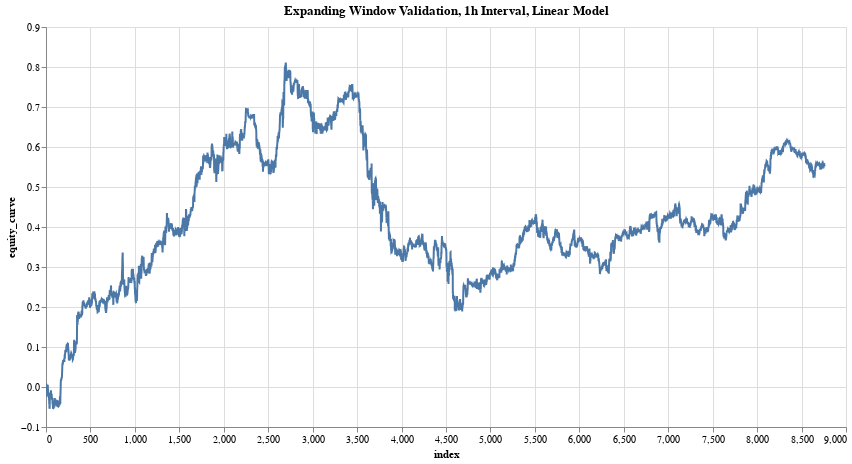

This figure's notebook cell:
### Code cell
research.plot_column(validation_results, 'equity_curve', title='Expanding Window Validation, 1h Interval, Linear Model')

### Figure 1 — Vega specification as saved in the notebook (floating-point values rounded to 4 significant figures; data arrays with more than 128 entries replaced by an {"elided": "..."} marker saying what was removed)
{"$schema": "https://vega.github.io/schema/vega/v5.json", "data": [{"name": "param_2_store"}, {"name": "source_0", "values": {"elided": "8760 records"}}, {"name": "source_0_x_domain_index", "values": [{"min": 0, "max": 8759}]}, {"name": "source_0_y_domain_equity_curve", "values": [{"min": -0.0548, "max": 0.8113}]}], "signals": [{"name": "unit", "value": {}, "on": [{"events": "pointermove", "update": "isTuple(group()) ? group() : unit"}]}, {"name": "param_2", "update": "vlSelectionResolve(\"param_2_store\", \"union\")"}, {"name": "param_2_index", "on": [{"events": [{"source": "view", "type": "dblclick"}], "update": "null"}, {"events": {"signal": "param_2_translate_delta"}, "update": "panLinear(param_2_translate_anchor.extent_x, -param_2_translate_delta.x / width)"}, {"events": {"signal": "param_2_zoom_delta"}, "update": "zoomLinear(domain(\"x\"), param_2_zoom_anchor.x, param_2_zoom_delta)"}]}, {"name": "param_2_equity_curve", "on": [{"events": [{"source": "view", "type": "dblclick"}], "update": "null"}, {"events": {"signal": "param_2_translate_delta"}, "update": "panLinear(param_2_translate_anchor.extent_y, param_2_translate_delta.y / height)"}, {"events": {"signal": "param_2_zoom_delta"}, "update": "zoomLinear(domain(\"y\"), param_2_zoom_anchor.y, param_2_zoom_delta)"}]}, {"name": "param_2_tuple", "on": [{"events": [{"signal": "param_2_index || param_2_equity_curve"}], "update": "param_2_index && param_2_equity_curve ? {unit: \"\", fields: param_2_tuple_fields, values: [param_2_index,param_2_equity_curve]} : null"}]}, {"name": "param_2_tuple_fields", "value": [{"field": "index", "channel": "x", "type": "R"}, {"field": "equity_curve", "channel": "y", "type": "R"}]}, {"name": "param_2_translate_anchor", "value": {}, "on": [{"events": [{"source": "scope", "type": "pointerdown"}], "update": "{x: x(unit), y: y(unit), extent_x: domain(\"x\"), extent_y: domain(\"y\")}"}]}, {"name": "param_2_translate_delta", "value": {}, "on": [{"events": [{"source": "window", "between": [{"source": "scope", "type": "pointerdown"}, {"source": "window", "type": "pointerup"}], "consume": true, "type": "pointermove"}], "update": "{x: param_2_translate_anchor.x - x(unit), y: param_2_translate_anchor.y - y(unit)}"}]}, {"name": "param_2_zoom_anchor", "on": [{"events": [{"source": "scope", "type": "wheel", "consume": true}], "update": "{x: invert(\"x\", x(unit)), y: invert(\"y\", y(unit))}"}]}, {"name": "param_2_zoom_delta", "on": [{"events": [{"source": "scope", "type": "wheel", "consume": true}], "update": "pow(1.001, event.deltaY * pow(16, event.deltaMode))", "force": true}]}, {"name": "param_2_modify", "on": [{"events": {"signal": "param_2_tuple"}, "update": "modify(\"param_2_store\", param_2_tuple, true)"}]}], "marks": [{"type": "line", "name": "marks", "from": {"data": "source_0"}, "sort": {"field": "x"}, "encode": {"update": {"x": {"field": "index", "scale": "x"}, "y": {"field": "equity_curve", "scale": "y"}, "defined": {"signal": "isValid(datum[\"index\"]) && isFinite(+datum[\"index\"]) && isValid(datum[\"equity_curve\"]) && isFinite(+datum[\"equity_curve\"])"}, "stroke": {"value": "#4c78a8"}, "tooltip": {"signal": "{\"index\": format(datum[\"index\"], \"\"), \"equity_curve\": format(datum[\"equity_curve\"], \"\")}"}}}, "clip": true, "style": ["line"], "interactive": true}], "scales": [{"name": "x", "type": "linear", "domain": [{"signal": "(data(\"source_0_x_domain_index\")[0] || {}).min"}, {"signal": "(data(\"source_0_x_domain_index\")[0] || {}).max"}], "range": [0, {"signal": "width"}], "nice": true, "domainRaw": {"signal": "param_2[\"index\"]"}, "zero": false}, {"name": "y", "type": "linear", "domain": [{"signal": "(data(\"source_0_y_domain_equity_curve\")[0] || {}).min"}, {"signal": "(data(\"source_0_y_domain_equity_curve\")[0] || {}).max"}], "range": [{"signal": "height"}, 0], "nice": true, "domainRaw": {"signal": "param_2[\"equity_curve\"]"}, "zero": true}], "axes": [{"scale": "x", "tickCount": {"signal": "ceil(width/40)"}, "orient": "bottom", "minExtent": 0, "gridScale": "y", "ticks": false, "grid": true, "domain": false, "labels": false, "zindex": 0, "aria": false, "maxExtent": 0}, {"scale": "y", "aria": false, "gridScale": "x", "orient": "left", "grid": true, "tickCount": {"signal": "ceil(height/40)"}, "ticks": false, "labels": false, "maxExtent": 0, "domain": false, "minExtent": 0, "zindex": 0}, {"scale": "x", "grid": false, "orient": "bottom", "labelFlush": true, "tickCount": {"signal": "ceil(width/40)"}, "zindex": 0, "title": "index", "labelOverlap": true}, {"scale": "y", "tickCount": {"signal": "ceil(height/40)"}, "grid": false, "zindex": 0, "orient": "left", "title": "equity_curve", "labelOverlap": true}], "title": {"text": "Expanding Window Validation, 1h Interval, Linear Model", "frame": "group"}, "style": "cell", "height": 400, "background": "white", "padding": 5, "width": 800}
